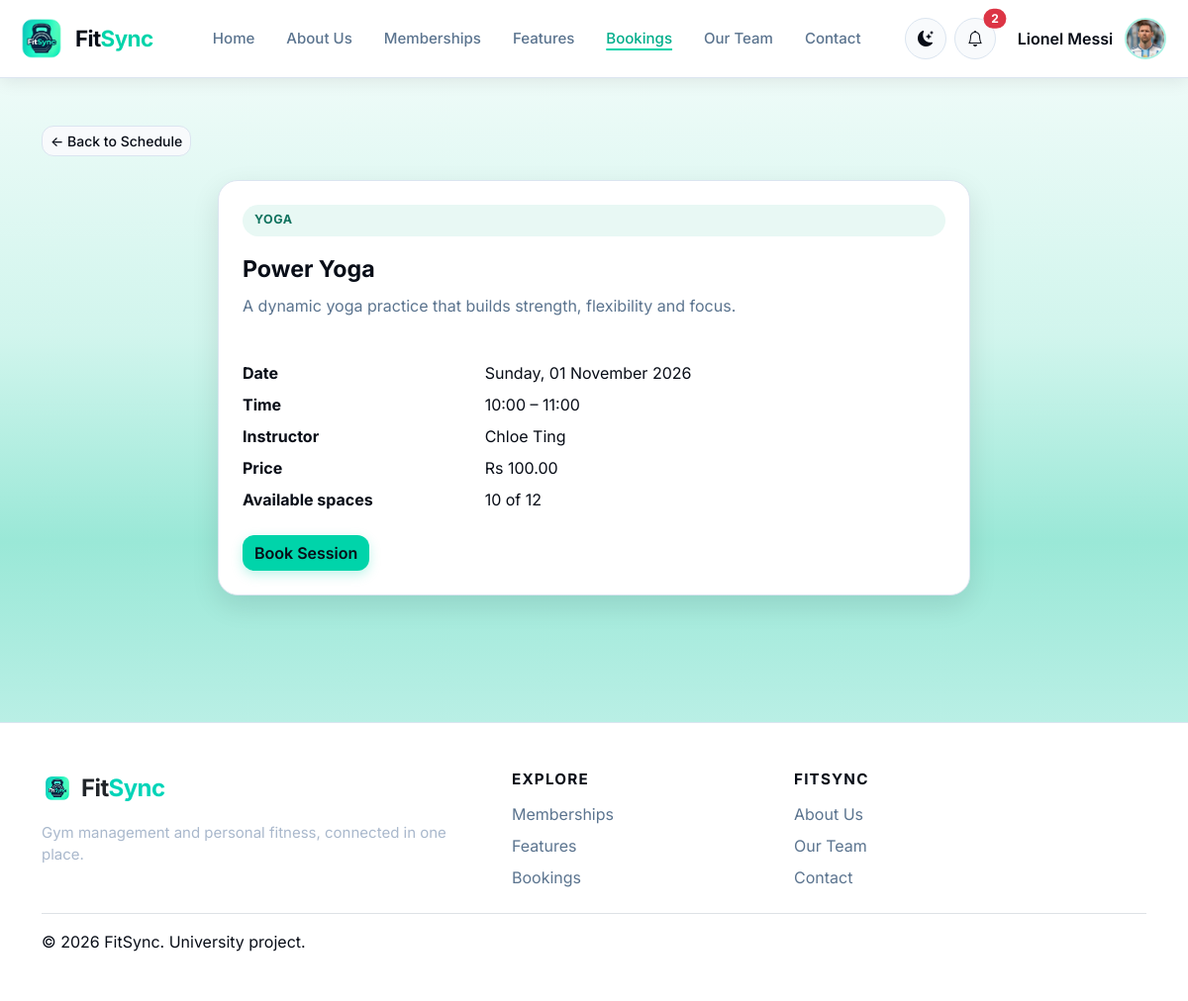
The page /bookings/sessions/6/ (signed in) on the database its author committed.
### gym/models.py (models this page shows, shortened)
class User(AbstractUser):
    class Role(models.TextChoices):
        MEMBER = ("MEMBER", "Member")
        STAFF = ("STAFF", "Staff")
        COACH = ("COACH", "Coach")
        ADMIN = ("ADMIN", "Admin")
    email = models.EmailField(unique=True)
    role = models.CharField(max_length=20, choices=Role.choices, default=Role.MEMBER)
    class Meta:
        db_table = "accounts_user"

class MemberProfile(models.Model):
    user = models.OneToOneField(
        settings.AUTH_USER_MODEL,
        on_delete=models.CASCADE,
        related_name="member_profile",
    )
    profile_picture = models.ImageField(
        upload_to="profile_pics/", blank=True, null=True
    )
    avatar_static_path = models.CharField(max_length=255, blank=True)
    @property
    def avatar_url(self):
        from django.templatetags.static import static
        if self.profile_picture:
            return self.profile_picture.url
        return static(self.avatar_static_path) if self.avatar_static_path else ""
    phone = models.CharField(max_length=30, blank=True)
    date_of_birth = models.DateField(blank=True, null=True)
    emergency_contact = models.CharField(max_length=100, blank=True)
    age = models.PositiveSmallIntegerField(blank=True, null=True)
    height_cm = models.PositiveIntegerField(blank=True, null=True)
    current_weight_kg = models.DecimalField(
        max_digits=5, decimal_places=2, blank=True, null=True
    )
    target_weight_kg = models.DecimalField(
        max_digits=5, decimal_places=2, blank=True, null=True
    )
    fitness_goal = models.CharField(max_length=200, blank=True)
    medical_notes = models.TextField(blank=True)
    class Meta:
        db_table = "accounts_memberprofile"

class Session(models.Model):
    class Status(models.TextChoices):
        SCHEDULED = ("SCHEDULED", "Scheduled")
        CANCELLED = ("CANCELLED", "Cancelled")
        COMPLETED = ("COMPLETED", "Completed")
    service = models.ForeignKey(
        Service, on_delete=models.PROTECT, related_name="sessions"
    )
    instructor = models.ForeignKey(
        settings.AUTH_USER_MODEL,
        on_delete=models.SET_NULL,
        null=True,
        blank=True,
        related_name="instructed_sessions",
        limit_choices_to={"role": "COACH"},
    )
    date = models.DateField()
    start_time = models.TimeField()
    end_time = models.TimeField()
    capacity = models.PositiveIntegerField()
    status = models.CharField(
        max_length=20, choices=Status.choices, default=Status.SCHEDULED
    )
    class Meta:
        ordering = ["date", "start_time"]
        db_table = "bookings_session"

class Service(models.Model):
    class Type(models.TextChoices):
        YOGA = ("YOGA", "Yoga")
        ZUMBA = ("ZUMBA", "Zumba")
        FITNESS = ("FITNESS", "Fitness")
        SAUNA = ("SAUNA", "Sauna")
        PERSONAL_TRAINING = ("PERSONAL_TRAINING", "Personal Training")
        PILATES = ("PILATES", "Pilates")
        BOXING = ("BOXING", "Boxing")
        HIIT = ("HIIT", "HIIT")
        CYCLING = ("CYCLING", "Cycling")
        STRENGTH_TRAINING = ("STRENGTH_TRAINING", "Strength Training")
    name = models.CharField(max_length=100)
    service_type = models.CharField(max_length=30, choices=Type.choices)
    description = models.TextField(blank=True)
    price = models.DecimalField(max_digits=8, decimal_places=2, default=0)
    is_active = models.BooleanField(default=True)
    class Meta:
        ordering = ["name"]
        db_table = "bookings_service"

### gym/views.py (the view)
# urls.py: path("sessions/<int:session_id>/", views.session_detail, name="session_detail"),
def session_detail(request, session_id):
    session = get_object_or_404(
        Session.objects.select_related("service", "instructor"), pk=session_id
    )
    confirmed_count = session.bookings.filter(status=Booking.Status.CONFIRMED).count()
    already_booked = False
    if request.user.is_authenticated:
        already_booked = session.bookings.filter(
            member=request.user, status=Booking.Status.CONFIRMED
        ).exists()
    return render(
        request,
        "public/session_detail.html",
        {
            "session": session,
            "confirmed_count": confirmed_count,
            "remaining_spaces": max(session.capacity - confirmed_count, 0),
            "already_booked": already_booked,
            "has_started": session_has_started(session),
        },
    )

### gym/context_processors.py (called while the page is built)
def notification_menu(request):
    if not request.user.is_authenticated:
        return {}
    unread = Notification.objects.filter(recipient=request.user, is_read=False)
    today = timezone.localdate()
    notices = Notice.objects.filter(is_active=True, publish_date__lte=today).filter(
        expires_on__isnull=True
    ) | Notice.objects.filter(
        is_active=True, publish_date__lte=today, expires_on__gte=today
    )
    return {
        "notification_menu_items": unread[:5],
        "unread_notification_count": unread.count(),
        "active_gym_notices": notices.distinct()[:3],
    }

### gym/views.py (called while the page is built)
def session_start(session):
    start = datetime.combine(session.date, session.start_time)
    return timezone.make_aware(start, timezone.get_current_timezone())

def session_has_started(session):
    return session_start(session) <= timezone.now()

### templates/public/session_detail.html (shortened to what this page needs)
{% extends "base.html" %}
{% load static %}
{% block extra_css %}<link rel="stylesheet" href="{% static 'css/bookings.css' %}">{% endblock %}
{% block content %}
<section class="booking-page"><div class="container py-5">
    <a class="btn btn-sm btn-secondary-fitsync mb-4" href="{% url 'bookings:schedule' %}">&larr; Back to Schedule</a>
    <article class="session-card mx-auto" style="max-width: 760px;">
        <span class="session-type">{{ session.service.get_service_type_display }}</span>
        <h1 class="session-name">{{ session.service.name }}</h1>
        <p class="session-description">{{ session.service.description }}</p>
        <dl class="row">
            <dt class="col-sm-4">Date</dt><dd class="col-sm-8">{{ session.date|date:"l, d F Y" }}</dd>
            <dt class="col-sm-4">Time</dt><dd class="col-sm-8">{{ session.start_time|time:"H:i" }} &ndash; {{ session.end_time|time:"H:i" }}</dd>
            <dt class="col-sm-4">Instructor</dt><dd class="col-sm-8">{{ session.instructor.get_full_name|default:"To be confirmed" }}</dd>
            <dt class="col-sm-4">Price</dt><dd class="col-sm-8">Rs {{ session.service.price|floatformat:2 }}</dd>
            <dt class="col-sm-4">Available spaces</dt><dd class="col-sm-8">{{ remaining_spaces }} of {{ session.capacity }}</dd>
        </dl>
        {% if request.user.is_authenticated and request.user.role == "MEMBER" and not already_booked and remaining_spaces > 0 and not has_started and session.status == "SCHEDULED" %}
            <form method="post" action="{% url 'bookings:book_session' session.id %}">{% csrf_token %}<button class="btn btn-primary-fitsync" type="submit">Book Session</button></form>
        {% elif already_booked %}
            <p class="availability confirmed">You already booked this session.</p>
        {% elif not request.user.is_authenticated %}
            <a class="btn btn-primary-fitsync" href="{% url 'accounts:login' %}?next={{ request.path }}">Log In to Book</a>
        {% else %}
            <p class="availability cancelled">This session cannot be booked.</p>
        {% endif %}
    </article>
</div></section>
{% endblock %}

### templates/includes/navbar.html (shortened to what this page needs)
{% load static %}
<nav class="navbar navbar-expand-xl fitsync-navbar sticky-top" aria-label="Main navigation">
    <div class="container-fluid px-3 px-xxl-4">
        <a class="navbar-brand fitsync-brand d-flex align-items-center gap-2" href="{% url 'core:home' %}">
    <img class="fitsync-logo" src="{% static 'img/fitsync-logo.png' %}" alt="FitSync logo">
    <span class="fitsync-brand-name">
        Fit<span class="brand-accent">Sync</span>
    </span>
</a>
        <div class="collapse navbar-collapse" id="fitsyncPublicNav">
            <ul class="navbar-nav mx-auto align-items-xl-center">
                <li class="nav-item"><a class="nav-link {% if request.resolver_match.namespace == 'core' and request.resolver_match.url_name == 'home' %}active{% endif %}" href="{% url 'core:home' %}">Home</a></li>
                <li class="nav-item"><a class="nav-link {% if request.resolver_match.namespace == 'aboutus' %}active{% endif %}" href="{% url 'aboutus:index' %}">About Us</a></li>
                <li class="nav-item"><a class="nav-link {% if request.resolver_match.namespace == 'memberships' %}active{% endif %}" href="{% url 'memberships:public_packages' %}">Memberships</a></li>
                <li class="nav-item"><a class="nav-link {% if request.resolver_match.namespace == 'core' and request.resolver_match.url_name == 'features' %}active{% endif %}" href="{% url 'core:features' %}">Features</a></li>
                <li class="nav-item">
                    <a class="nav-link {% if request.resolver_match.namespace == 'bookings' %}active{% endif %}"
                       href="{% url 'bookings:schedule' %}">
                        Bookings
                    </a>
                </li>
                <li class="nav-item"><a class="nav-link {% if request.resolver_match.namespace == 'ourteam' %}active{% endif %}" href="{% url 'ourteam:index' %}">Our Team</a></li>
                <li class="nav-item"><a class="nav-link {% if request.resolver_match.namespace == 'core' and request.resolver_match.url_name == 'contact' %}active{% endif %}" href="{% url 'core:contact' %}">Contact</a></li>
            </ul>
            <div class="navbar-actions d-flex align-items-center gap-2 pt-3 pt-xl-0">
                <button class="btn theme-toggle" type="button" data-theme-toggle aria-label="Switch to dark mode" title="Switch theme">
                    <i class="bi bi-moon-stars" data-theme-icon aria-hidden="true"></i>
                </button>
                {% if request.user.is_authenticated %}
                    <div class="dropdown">
                        <button class="btn notification-toggle position-relative" type="button" data-bs-toggle="dropdown" aria-expanded="false" aria-label="Notifications">
                            <i class="bi bi-bell"></i>
                            {% if unread_notification_count %}<span class="position-absolute top-0 start-100 translate-middle badge rounded-pill text-bg-danger">{{ unread_notification_count }}</span>{% endif %}
                        </button>
                    </div>
                    <div class="dropdown">
                        <button class="navbar-account-toggle" type="button" data-bs-toggle="dropdown" aria-expanded="false">
                            <span class="navbar-account-name">{{ request.user.get_full_name|default:request.user.username }}</span>
                            {% if request.user.member_profile.avatar_url %}
                                <img class="navbar-account-avatar" src="{{ request.user.member_profile.avatar_url }}" alt="">
                            {% elif request.user.coach_profile.photo_url %}
                                <img class="navbar-account-avatar" src="{{ request.user.coach_profile.photo_url }}" alt="">
                            {% else %}
                                <span class="navbar-account-avatar navbar-account-initials" aria-hidden="true">
                                    {% if request.user.first_name or request.user.last_name %}{{ request.user.first_name|slice:":1"|upper }}{{ request.user.last_name|slice:":1"|upper }}{% else %}{{ request.user.username|slice:":1"|upper }}{% endif %}
                                </span>
                            {% endif %}
                        </button>
                    </div>
                {% else %}
                    <a class="btn btn-secondary-fitsync" href="{% url 'accounts:login' %}">Login</a>
                    <a class="btn btn-primary-fitsync" href="{% url 'accounts:register' %}">Get Started</a>
                {% endif %}
            </div>
        </div>
    </div>
</nav>

### static/css/base.css (style rules this page uses)
:root { --bg-color: #f4f7fb; --surface-color: #ffffff; --surface-soft: #f8fafc; --text-color: #080d17; --muted-color: #5b748f; --border-color: #dbe5f0; --primary-color: #00d4aa; --primary-strong: #00ad8a; --danger-color: #dc3545; --navbar-color: #ffffff; --sidebar-color: #07152d; --footer-color: #ffffff; --shadow-color: rgba(8, 13, 23, 0.08); --radius-sm: 10px; --radius-md: 12px; --radius-lg: 16px; --sidebar-width: 238px; --topbar-height: 70px; }
html[data-theme="light"] { color-scheme: light; --bg-color: #f4f7fb; --surface-color: #ffffff; --text-color: #080d17; --muted-color: #5b748f; --border-color: #dbe5f0; --navbar-color: #ffffff; --sidebar-color: #ffffff; --footer-color: #ffffff; --shadow-color: rgba(8, 13, 23, 0.08); --page-gradient: linear-gradient(to bottom, #ffffff, #04cfa6); --member-sidebar-background: #ffffff; --member-sidebar-border: #dbe5f0; --member-sidebar-text: #080d17; --member-sidebar-muted: #5b748f; --member-sidebar-accent: #00876c; }
*, *::before, *::after { box-sizing: border-box; }
html, body { min-height: 100%; }
body { min-height: 100vh; margin: 0; background: var(--page-gradient); color: var(--text-color); font-family: "Inter", system-ui, -apple-system, BlinkMacSystemFont, "Segoe UI", sans-serif; transition: background-color 160ms ease, color 160ms ease; }
h1, h2, h3, h4, h5, h6, .fitsync-brand { font-family: "Inter", sans-serif; }
a { color: inherit; }
.fitsync-navbar { min-height: 76px; background: var(--navbar-color); border-bottom: 1px solid var(--border-color); box-shadow: 0 4px 16px var(--shadow-color); }
.fitsync-brand { display: inline-flex; align-items: center; gap: 10px; color: var(--text-color); font-size: 1.5rem; font-weight: 700; letter-spacing: -0.6px; text-decoration: none; white-space: nowrap; }
.fitsync-brand img { flex: 0 0 auto; }
.brand-accent { color: var(--primary-color); }
.fitsync-navbar .navbar-nav { gap: 1rem; }
.fitsync-navbar .nav-link { padding: 0.65rem 0.35rem; color: var(--muted-color); font-size: 0.94rem; font-weight: 500; }
.fitsync-navbar .nav-link:hover, .fitsync-navbar .nav-link:focus, .fitsync-navbar .nav-link.active { color: var(--primary-strong); }
.fitsync-navbar .nav-link.active { text-decoration: underline; text-decoration-thickness: 2px; text-decoration-color: var(--primary-color); text-underline-offset: 5px; }
.navbar-account-toggle { display: inline-flex; min-height: 46px; align-items: center; gap: 0.75rem; padding: 0.25rem 0.3rem 0.25rem 0.8rem; color: var(--text-color); background: transparent; border: 1px solid transparent; border-radius: 999px; }
.navbar-account-name { max-width: 150px; overflow: hidden; font-weight: 600; white-space: nowrap; text-overflow: ellipsis; }
.navbar-account-avatar { width: 42px; height: 42px; flex: 0 0 42px; border: 2px solid rgba(0, 212, 170, 0.35); border-radius: 50%; object-fit: cover; object-position: center top; }
.theme-toggle, .notification-toggle, .sidebar-toggle { display: inline-grid; width: 42px; height: 42px; place-items: center; padding: 0; color: var(--text-color); background: var(--surface-soft); border: 1px solid var(--border-color); border-radius: 50%; }
.fitsync-logo { width: 52px; height: 52px; object-fit: contain; border-radius: 12px; }
.btn-primary-fitsync { color: #080d17; background: var(--primary-color); border: 0; border-radius: var(--radius-md); box-shadow: 0 4px 12px rgba(0, 212, 170, 0.25); font-weight: 600; }
.btn-secondary-fitsync { color: var(--text-color); background: var(--surface-soft); border: 1px solid var(--border-color); border-radius: var(--radius-md); font-weight: 500; }
.fitsync-brand-name { font-size: 1.4rem; font-weight: 700; color: var(--text-color); }

### rows shown on the page
User: user.get_full_name "Lionel Messi", user.member_profile.avatar_url (picture)
Session: service.service_type "YOGA", service.name "Power Yoga", service.description "A dynamic yoga practice that builds strength, flexibility and focus.", date "Sunday, 01 November 2026", start_time "10:00", end_time "11:00", instructor.get_full_name "Chloe Ting", service.price "100.00", capacity "12"

### other values the page prints
{{ unread_notification_count }} "2"
{{ remaining_spaces }} "10"
